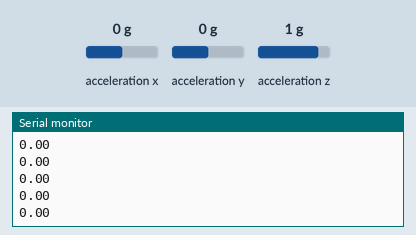
Recording of a sketch running on a simulated Arduino Uno, built with avr-gcc and run on an emulated ATmega328P. Parts: the last lines printed to the serial monitor. Wiring (inferred from the names in the program): MPU-6050 motion sensor at I2C address 0x68. Inputs (shaded band) come from the test bench; at power-on: acceleration x 0 g, acceleration z 1 g, acceleration y 0 g. No radio packets arrive unless stated.

Above: at 1.2 s.
1.3 s: acceleration x set to -1.4 g
At 1.36 s:
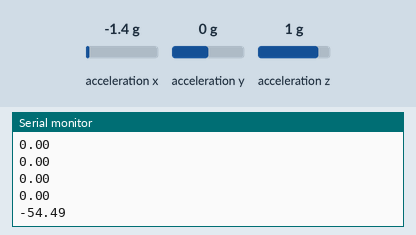
2.8 s: acceleration z set to -1.4 g
At 2.84 s:
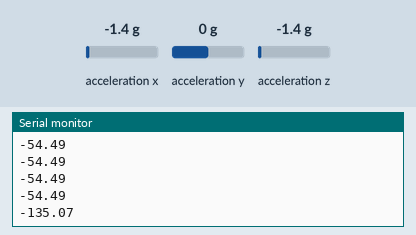
4.3 s: acceleration x set to -0.8 g
At 4.31 s:
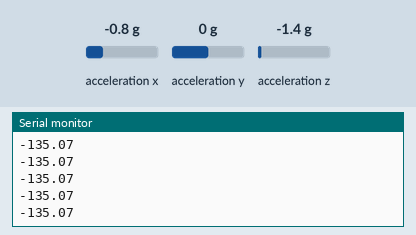
Timing chart, 0 to 7.3 s (numbered marks = the images above; inputs shaded):
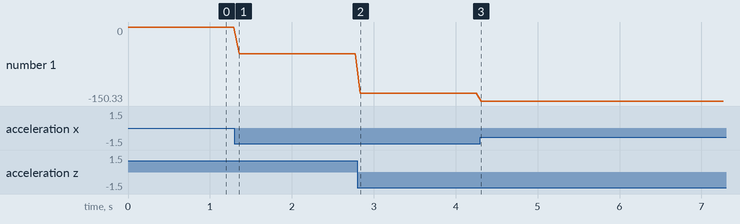

Measured:
- after the input at 1.3 s, the serial monitor: prints a new line after 0.06 s (image 1)
- after the input at 2.8 s, the serial monitor: prints a new line at once (image 2)
- plotted number 1: 0 → -54.49 after the input at 1.3 s, -54.49 → -135.07 after the input at 2.8 s, -135.07 → -150.33 after the input at 4.3 s

The sketch:

transmitter_code_rovervideo.ino
```cpp
#include <VirtualWire.h>    //This library needs to be downloaded and added to the code using the sketch option
#include <Wire.h>


//for accelerometer
const int MPU = 0x68;
int16_t AcX, AcY, AcZ;

float pitchin;
float rollin;


//for transmitter
struct package
{
  float code;
  float ax;
  float roll;
};

typedef struct package Package;
Package data;

const int transmiting_pin = 12;


void setup() {
  Serial.begin(9600);
  Wire.begin();                      // Initialize comunication
  Wire.beginTransmission(MPU);       // Start communication with MPU6050 // MPU=0x68
  Wire.write(0x6B);                  // Talk to the register 6B
  Wire.write(0);                  // Make reset - place a 0 into the 6B register
  Wire.endTransmission(true);        //end the transmission


  vw_set_tx_pin(transmiting_pin);
  vw_setup(500);   // 500 Bits per sec
}


void loop() {
  //take readings
  Wire.beginTransmission(MPU),
  Wire.write(0x3B),
  Wire.endTransmission(false);
  Wire.requestFrom(MPU, 6, true);
  AcX = Wire.read() << 8| Wire.read();
  AcY = Wire.read() << 8| Wire.read();
  AcZ = Wire.read() << 8| Wire.read();


  pitchin = atan2(AcY, AcZ);
  rollin = atan2(AcX, AcZ);

  data.code = 56.0;
  data.ax = pitchin*(180/3.14);
  data.roll = rollin*(180/3.14);

//  Serial.println(data.ax);
  Serial.println(data.roll);

  digitalWrite(13, HIGH); // Flash a light to show transmitting
  vw_send((uint8_t *)&data, sizeof(data)); // uint8 is signifying the type of data and size of is signifying the size of the data.
  vw_wait_tx(); // Wait until the whole message is gone.
  digitalWrite(13, LOW);
}
```
